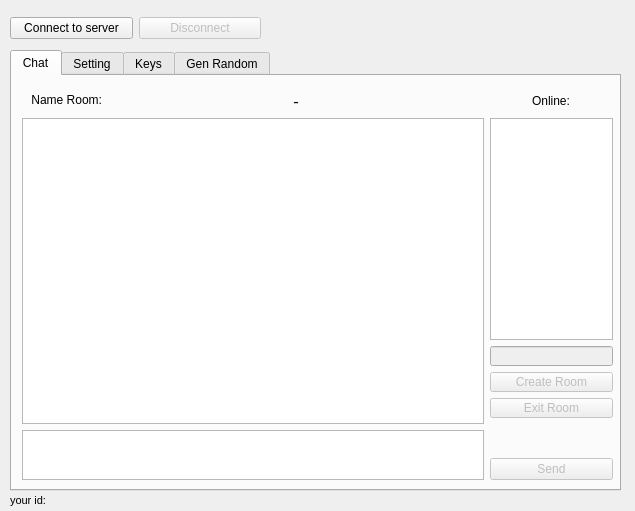
<?xml version="1.0" encoding="UTF-8"?>
<ui version="4.0">
 <class>Form</class>
 <widget class="QWidget" name="Form">
  <property name="geometry">
   <rect>
    <x>0</x>
    <y>0</y>
    <width>635</width>
    <height>511</height>
   </rect>
  </property>
  <property name="windowTitle">
   <string>FBBL</string>
  </property>
  <property name="layoutDirection">
   <enum>Qt::LeftToRight</enum>
  </property>
  <widget class="QTabWidget" name="tabWidget">
   <property name="enabled">
    <bool>true</bool>
   </property>
   <property name="geometry">
    <rect>
     <x>10</x>
     <y>50</y>
     <width>611</width>
     <height>441</height>
    </rect>
   </property>
   <property name="currentIndex">
    <number>0</number>
   </property>
   <widget class="QWidget" name="tab">
    <attribute name="title">
     <string>Chat</string>
    </attribute>
    <widget class="QWidget" name="layoutWidget">
     <property name="geometry">
      <rect>
       <x>10</x>
       <y>13</y>
       <width>591</width>
       <height>391</height>
      </rect>
     </property>
     <layout class="QGridLayout" name="gridLayout_2">
      <item row="3" column="3">
       <widget class="QPushButton" name="pushButtonCreateRoom">
        <property name="enabled">
         <bool>false</bool>
        </property>
        <property name="minimumSize">
         <size>
          <width>123</width>
          <height>0</height>
         </size>
        </property>
        <property name="maximumSize">
         <size>
          <width>123</width>
          <height>20</height>
         </size>
        </property>
        <property name="text">
         <string>Create Room</string>
        </property>
       </widget>
      </item>
      <item row="6" column="0" rowspan="2" colspan="3">
       <widget class="QPlainTextEdit" name="lineEditSendMsg">
        <property name="maximumSize">
         <size>
          <width>16777215</width>
          <height>50</height>
         </size>
        </property>
        <property name="verticalScrollBarPolicy">
         <enum>Qt::ScrollBarAlwaysOff</enum>
        </property>
        <property name="horizontalScrollBarPolicy">
         <enum>Qt::ScrollBarAlwaysOff</enum>
        </property>
       </widget>
      </item>
      <item row="4" column="3">
       <widget class="QPushButton" name="pushButtonExitRoom">
        <property name="enabled">
         <bool>false</bool>
        </property>
        <property name="minimumSize">
         <size>
          <width>123</width>
          <height>0</height>
         </size>
        </property>
        <property name="maximumSize">
         <size>
          <width>123</width>
          <height>20</height>
         </size>
        </property>
        <property name="text">
         <string>Exit Room</string>
        </property>
       </widget>
      </item>
      <item row="0" column="0">
       <widget class="QLabel" name="label_6">
        <property name="maximumSize">
         <size>
          <width>80</width>
          <height>16777215</height>
         </size>
        </property>
        <property name="font">
         <font>
          <pointsize>9</pointsize>
         </font>
        </property>
        <property name="text">
         <string>&lt;html&gt;&lt;head/&gt;&lt;body&gt;&lt;p align=&quot;right&quot;&gt;Name Room:&lt;/p&gt;&lt;/body&gt;&lt;/html&gt;</string>
        </property>
       </widget>
      </item>
      <item row="0" column="1" colspan="2">
       <widget class="QLabel" name="labelNameRoom">
        <property name="font">
         <font>
          <family>Serif</family>
          <pointsize>12</pointsize>
          <weight>50</weight>
          <bold>false</bold>
         </font>
        </property>
        <property name="contextMenuPolicy">
         <enum>Qt::DefaultContextMenu</enum>
        </property>
        <property name="layoutDirection">
         <enum>Qt::LeftToRight</enum>
        </property>
        <property name="text">
         <string>&lt;html&gt;&lt;head/&gt;&lt;body&gt;&lt;p align=&quot;center&quot;&gt;-&lt;/p&gt;&lt;/body&gt;&lt;/html&gt;</string>
        </property>
        <property name="textFormat">
         <enum>Qt::AutoText</enum>
        </property>
       </widget>
      </item>
      <item row="1" column="0" rowspan="5" colspan="3">
       <widget class="QTextEdit" name="textEdit_Global">
        <property name="minimumSize">
         <size>
          <width>460</width>
          <height>0</height>
         </size>
        </property>
        <property name="textInteractionFlags">
         <set>Qt::LinksAccessibleByKeyboard|Qt::LinksAccessibleByMouse</set>
        </property>
       </widget>
      </item>
      <item row="1" column="3">
       <widget class="QListWidget" name="listWidgetRooms">
        <property name="minimumSize">
         <size>
          <width>123</width>
          <height>0</height>
         </size>
        </property>
        <property name="maximumSize">
         <size>
          <width>123</width>
          <height>16777215</height>
         </size>
        </property>
        <property name="editTriggers">
         <set>QAbstractItemView::DoubleClicked|QAbstractItemView::EditKeyPressed</set>
        </property>
        <property name="selectionMode">
         <enum>QAbstractItemView::NoSelection</enum>
        </property>
       </widget>
      </item>
      <item row="0" column="3" alignment="Qt::AlignHCenter">
       <widget class="QLabel" name="label_11">
        <property name="font">
         <font>
          <pointsize>9</pointsize>
         </font>
        </property>
        <property name="layoutDirection">
         <enum>Qt::LeftToRight</enum>
        </property>
        <property name="autoFillBackground">
         <bool>false</bool>
        </property>
        <property name="frameShape">
         <enum>QFrame::NoFrame</enum>
        </property>
        <property name="text">
         <string>Online:</string>
        </property>
       </widget>
      </item>
      <item row="2" column="3">
       <widget class="QLineEdit" name="lineEditNameNewRoom">
        <property name="enabled">
         <bool>false</bool>
        </property>
        <property name="minimumSize">
         <size>
          <width>123</width>
          <height>0</height>
         </size>
        </property>
        <property name="maximumSize">
         <size>
          <width>123</width>
          <height>20</height>
         </size>
        </property>
        <property name="font">
         <font>
          <pointsize>8</pointsize>
         </font>
        </property>
        <property name="maxLength">
         <number>30</number>
        </property>
       </widget>
      </item>
      <item row="7" column="3">
       <widget class="QPushButton" name="pushButtonSendMsg">
        <property name="enabled">
         <bool>false</bool>
        </property>
        <property name="minimumSize">
         <size>
          <width>123</width>
          <height>0</height>
         </size>
        </property>
        <property name="maximumSize">
         <size>
          <width>123</width>
          <height>16777215</height>
         </size>
        </property>
        <property name="text">
         <string>Send</string>
        </property>
       </widget>
      </item>
     </layout>
    </widget>
   </widget>
   <widget class="QWidget" name="tab_2">
    <attribute name="title">
     <string>Setting</string>
    </attribute>
    <widget class="QGroupBox" name="groupBoxHostPortNick">
     <property name="enabled">
      <bool>true</bool>
     </property>
     <property name="geometry">
      <rect>
       <x>10</x>
       <y>0</y>
       <width>581</width>
       <height>60</height>
      </rect>
     </property>
     <property name="maximumSize">
      <size>
       <width>16777215</width>
       <height>60</height>
      </size>
     </property>
     <property name="title">
      <string/>
     </property>
     <property name="alignment">
      <set>Qt::AlignCenter</set>
     </property>
     <property name="flat">
      <bool>false</bool>
     </property>
     <property name="checkable">
      <bool>false</bool>
     </property>
     <widget class="QWidget" name="layoutWidget">
      <property name="geometry">
       <rect>
        <x>11</x>
        <y>20</y>
        <width>561</width>
        <height>34</height>
       </rect>
      </property>
      <layout class="QGridLayout" name="gridLayout">
       <item row="0" column="2">
        <widget class="QLabel" name="label_2">
         <property name="lineWidth">
          <number>1</number>
         </property>
         <property name="text">
          <string>Port:</string>
         </property>
        </widget>
       </item>
       <item row="0" column="3">
        <widget class="QLineEdit" name="lineEditPort">
         <property name="maximumSize">
          <size>
           <width>60</width>
           <height>16777215</height>
          </size>
         </property>
         <property name="text">
          <string>8000</string>
         </property>
         <property name="maxLength">
          <number>8</number>
         </property>
        </widget>
       </item>
       <item row="0" column="4">
        <widget class="QLabel" name="label_8">
         <property name="text">
          <string>Nick Name:</string>
         </property>
        </widget>
       </item>
       <item row="0" column="5">
        <widget class="QLineEdit" name="lineEditNickName">
         <property name="maximumSize">
          <size>
           <width>200</width>
           <height>16777215</height>
          </size>
         </property>
         <property name="text">
          <string/>
         </property>
         <property name="maxLength">
          <number>20</number>
         </property>
        </widget>
       </item>
       <item row="0" column="0">
        <widget class="QLabel" name="label">
         <property name="text">
          <string>IP:</string>
         </property>
        </widget>
       </item>
       <item row="0" column="1">
        <widget class="QLineEdit" name="lineEditHost">
         <property name="maximumSize">
          <size>
           <width>100</width>
           <height>16777215</height>
          </size>
         </property>
         <property name="text">
          <string>127.0.0.1</string>
         </property>
         <property name="maxLength">
          <number>15</number>
         </property>
        </widget>
       </item>
      </layout>
     </widget>
    </widget>
    <widget class="QWidget" name="layoutWidget">
     <property name="geometry">
      <rect>
       <x>10</x>
       <y>80</y>
       <width>101</width>
       <height>321</height>
      </rect>
     </property>
     <layout class="QVBoxLayout" name="verticalLayout">
      <item>
       <widget class="QLabel" name="label_4">
        <property name="text">
         <string>Requests:</string>
        </property>
        <property name="alignment">
         <set>Qt::AlignCenter</set>
        </property>
       </widget>
      </item>
      <item>
       <widget class="QListWidget" name="listWidgetRequests">
        <property name="editTriggers">
         <set>QAbstractItemView::DoubleClicked|QAbstractItemView::EditKeyPressed</set>
        </property>
        <property name="selectionMode">
         <enum>QAbstractItemView::NoSelection</enum>
        </property>
       </widget>
      </item>
     </layout>
    </widget>
   </widget>
   <widget class="QWidget" name="tab_3">
    <attribute name="title">
     <string>Keys</string>
    </attribute>
    <widget class="QTabWidget" name="tabWidget_2">
     <property name="geometry">
      <rect>
       <x>10</x>
       <y>10</y>
       <width>591</width>
       <height>411</height>
      </rect>
     </property>
     <property name="tabPosition">
      <enum>QTabWidget::West</enum>
     </property>
     <property name="tabShape">
      <enum>QTabWidget::Triangular</enum>
     </property>
     <property name="currentIndex">
      <number>0</number>
     </property>
     <widget class="QWidget" name="tab_5">
      <attribute name="title">
       <string>My keys</string>
      </attribute>
      <widget class="QWidget" name="layoutWidget">
       <property name="geometry">
        <rect>
         <x>10</x>
         <y>50</y>
         <width>541</width>
         <height>331</height>
        </rect>
       </property>
       <layout class="QGridLayout" name="gridLayout_6">
        <item row="2" column="0">
         <widget class="QLabel" name="label_10">
          <property name="maximumSize">
           <size>
            <width>16777215</width>
            <height>15</height>
           </size>
          </property>
          <property name="text">
           <string>My Privat Key</string>
          </property>
         </widget>
        </item>
        <item row="0" column="0">
         <widget class="QLabel" name="label_9">
          <property name="maximumSize">
           <size>
            <width>16777215</width>
            <height>15</height>
           </size>
          </property>
          <property name="text">
           <string>My Public Key</string>
          </property>
         </widget>
        </item>
        <item row="3" column="0">
         <widget class="QTextEdit" name="textEditMyPrivatKeyRSA">
          <property name="maximumSize">
           <size>
            <width>16777215</width>
            <height>130</height>
           </size>
          </property>
          <property name="horizontalScrollBarPolicy">
           <enum>Qt::ScrollBarAlwaysOff</enum>
          </property>
         </widget>
        </item>
        <item row="1" column="0">
         <widget class="QTextEdit" name="textEditMyPublicKeyRSA">
          <property name="maximumSize">
           <size>
            <width>16777215</width>
            <height>130</height>
           </size>
          </property>
          <property name="horizontalScrollBarPolicy">
           <enum>Qt::ScrollBarAlwaysOff</enum>
          </property>
         </widget>
        </item>
       </layout>
      </widget>
      <widget class="QGroupBox" name="groupBoxGenKeysRSA">
       <property name="enabled">
        <bool>true</bool>
       </property>
       <property name="geometry">
        <rect>
         <x>10</x>
         <y>-10</y>
         <width>541</width>
         <height>60</height>
        </rect>
       </property>
       <property name="maximumSize">
        <size>
         <width>16777215</width>
         <height>60</height>
        </size>
       </property>
       <property name="title">
        <string/>
       </property>
       <property name="flat">
        <bool>false</bool>
       </property>
       <widget class="QWidget" name="layoutWidget">
        <property name="geometry">
         <rect>
          <x>0</x>
          <y>20</y>
          <width>521</width>
          <height>36</height>
         </rect>
        </property>
        <layout class="QGridLayout" name="gridLayoutGenKeysRSA">
         <item row="0" column="2">
          <widget class="QComboBox" name="comboBoxBitRSA">
           <property name="maximumSize">
            <size>
             <width>70</width>
             <height>16777215</height>
            </size>
           </property>
           <property name="editable">
            <bool>false</bool>
           </property>
           <property name="currentIndex">
            <number>1</number>
           </property>
           <property name="maxVisibleItems">
            <number>10</number>
           </property>
           <property name="maxCount">
            <number>10</number>
           </property>
           <property name="minimumContentsLength">
            <number>0</number>
           </property>
           <property name="duplicatesEnabled">
            <bool>false</bool>
           </property>
           <item>
            <property name="text">
             <string>4096</string>
            </property>
           </item>
           <item>
            <property name="text">
             <string>2048</string>
            </property>
           </item>
          </widget>
         </item>
         <item row="0" column="0">
          <widget class="QPushButton" name="pushButtonGenNewKeysRSA">
           <property name="maximumSize">
            <size>
             <width>200</width>
             <height>16777215</height>
            </size>
           </property>
           <property name="text">
            <string>Gen new keys</string>
           </property>
          </widget>
         </item>
         <item row="0" column="3">
          <widget class="QLabel" name="labelBitRSA">
           <property name="maximumSize">
            <size>
             <width>40</width>
             <height>15</height>
            </size>
           </property>
           <property name="text">
            <string>Bit</string>
           </property>
          </widget>
         </item>
         <item row="0" column="1">
          <widget class="QLabel" name="label_14">
           <property name="maximumSize">
            <size>
             <width>140</width>
             <height>16777215</height>
            </size>
           </property>
           <property name="text">
            <string>Cryptographic stength</string>
           </property>
          </widget>
         </item>
        </layout>
       </widget>
      </widget>
     </widget>
     <widget class="QWidget" name="tab_8">
      <attribute name="title">
       <string>Key Room</string>
      </attribute>
      <widget class="QTextEdit" name="textEditKeyRoomAES">
       <property name="geometry">
        <rect>
         <x>10</x>
         <y>40</y>
         <width>541</width>
         <height>41</height>
        </rect>
       </property>
       <property name="maximumSize">
        <size>
         <width>16777215</width>
         <height>70</height>
        </size>
       </property>
       <property name="horizontalScrollBarPolicy">
        <enum>Qt::ScrollBarAlwaysOff</enum>
       </property>
      </widget>
      <widget class="QLabel" name="label_18">
       <property name="geometry">
        <rect>
         <x>10</x>
         <y>20</y>
         <width>549</width>
         <height>15</height>
        </rect>
       </property>
       <property name="maximumSize">
        <size>
         <width>16777215</width>
         <height>15</height>
        </size>
       </property>
       <property name="text">
        <string>Key Room ( AES-256 )</string>
       </property>
      </widget>
      <widget class="QPushButton" name="pushButtonGenAES">
       <property name="geometry">
        <rect>
         <x>390</x>
         <y>90</y>
         <width>161</width>
         <height>25</height>
        </rect>
       </property>
       <property name="text">
        <string>Gen new AES-256 keys</string>
       </property>
      </widget>
     </widget>
     <widget class="QWidget" name="tab_6">
      <attribute name="title">
       <string>Server Keys</string>
      </attribute>
      <widget class="QTextEdit" name="textEditPublicKeyServer">
       <property name="geometry">
        <rect>
         <x>10</x>
         <y>30</y>
         <width>541</width>
         <height>151</height>
        </rect>
       </property>
       <property name="maximumSize">
        <size>
         <width>16777215</width>
         <height>200</height>
        </size>
       </property>
       <property name="horizontalScrollBarPolicy">
        <enum>Qt::ScrollBarAlwaysOff</enum>
       </property>
      </widget>
      <widget class="QLabel" name="label_12">
       <property name="geometry">
        <rect>
         <x>10</x>
         <y>10</y>
         <width>549</width>
         <height>15</height>
        </rect>
       </property>
       <property name="maximumSize">
        <size>
         <width>16777215</width>
         <height>15</height>
        </size>
       </property>
       <property name="text">
        <string>Public Key server's</string>
       </property>
      </widget>
     </widget>
     <widget class="QWidget" name="tab_7">
      <attribute name="title">
       <string>Clients keys</string>
      </attribute>
      <widget class="QTextEdit" name="textEditPublicKeysClients">
       <property name="geometry">
        <rect>
         <x>10</x>
         <y>30</y>
         <width>541</width>
         <height>351</height>
        </rect>
       </property>
       <property name="maximumSize">
        <size>
         <width>16777215</width>
         <height>16777215</height>
        </size>
       </property>
       <property name="horizontalScrollBarPolicy">
        <enum>Qt::ScrollBarAlwaysOff</enum>
       </property>
      </widget>
      <widget class="QLabel" name="label_19">
       <property name="geometry">
        <rect>
         <x>10</x>
         <y>10</y>
         <width>549</width>
         <height>15</height>
        </rect>
       </property>
       <property name="maximumSize">
        <size>
         <width>16777215</width>
         <height>15</height>
        </size>
       </property>
       <property name="text">
        <string>Public Keys Clients</string>
       </property>
      </widget>
     </widget>
    </widget>
   </widget>
   <widget class="QWidget" name="tab_4">
    <attribute name="title">
     <string>Gen Random</string>
    </attribute>
    <widget class="QTextEdit" name="textEditRandomNumber">
     <property name="geometry">
      <rect>
       <x>10</x>
       <y>320</y>
       <width>581</width>
       <height>81</height>
      </rect>
     </property>
    </widget>
    <widget class="QFrame" name="frame">
     <property name="geometry">
      <rect>
       <x>10</x>
       <y>50</y>
       <width>581</width>
       <height>261</height>
      </rect>
     </property>
     <property name="frameShape">
      <enum>QFrame::StyledPanel</enum>
     </property>
     <property name="frameShadow">
      <enum>QFrame::Raised</enum>
     </property>
     <widget class="QWidget" name="widget" native="true">
      <property name="enabled">
       <bool>true</bool>
      </property>
      <property name="geometry">
       <rect>
        <x>10</x>
        <y>10</y>
        <width>561</width>
        <height>241</height>
       </rect>
      </property>
      <property name="baseSize">
       <size>
        <width>0</width>
        <height>0</height>
       </size>
      </property>
      <property name="cursor">
       <cursorShape>PointingHandCursor</cursorShape>
      </property>
      <property name="mouseTracking">
       <bool>false</bool>
      </property>
      <property name="contextMenuPolicy">
       <enum>Qt::NoContextMenu</enum>
      </property>
      <property name="autoFillBackground">
       <bool>false</bool>
      </property>
      <widget class="QLabel" name="label_5">
       <property name="enabled">
        <bool>false</bool>
       </property>
       <property name="geometry">
        <rect>
         <x>10</x>
         <y>10</y>
         <width>541</width>
         <height>221</height>
        </rect>
       </property>
       <property name="font">
        <font>
         <pointsize>28</pointsize>
         <weight>75</weight>
         <bold>true</bold>
        </font>
       </property>
       <property name="cursor">
        <cursorShape>ArrowCursor</cursorShape>
       </property>
       <property name="mouseTracking">
        <bool>false</bool>
       </property>
       <property name="contextMenuPolicy">
        <enum>Qt::NoContextMenu</enum>
       </property>
       <property name="layoutDirection">
        <enum>Qt::LeftToRight</enum>
       </property>
       <property name="autoFillBackground">
        <bool>false</bool>
       </property>
       <property name="text">
        <string>place for art</string>
       </property>
       <property name="alignment">
        <set>Qt::AlignCenter</set>
       </property>
      </widget>
     </widget>
    </widget>
    <widget class="QWidget" name="layoutWidget">
     <property name="geometry">
      <rect>
       <x>10</x>
       <y>10</y>
       <width>581</width>
       <height>36</height>
      </rect>
     </property>
     <layout class="QHBoxLayout" name="horizontalLayout">
      <item>
       <widget class="QWidget" name="widgetColor" native="true">
        <property name="minimumSize">
         <size>
          <width>230</width>
          <height>30</height>
         </size>
        </property>
        <property name="maximumSize">
         <size>
          <width>230</width>
          <height>30</height>
         </size>
        </property>
        <property name="contextMenuPolicy">
         <enum>Qt::NoContextMenu</enum>
        </property>
        <property name="toolTip">
         <string>&lt;html&gt;&lt;head/&gt;&lt;body&gt;&lt;p&gt;&lt;br/&gt;&lt;/p&gt;&lt;/body&gt;&lt;/html&gt;</string>
        </property>
        <property name="whatsThis">
         <string>&lt;html&gt;&lt;head/&gt;&lt;body&gt;&lt;p&gt;&lt;br/&gt;&lt;/p&gt;&lt;/body&gt;&lt;/html&gt;</string>
        </property>
        <property name="styleSheet">
         <string notr="true">background-color: qlineargradient(spread:pad, x1:0, y1:0, x2:1, y2:0, stop:0 rgba(255, 0, 0, 255), stop:0.166 rgba(255, 255, 0, 255), stop:0.333 rgba(0, 255, 0, 255), stop:0.5 rgba(0, 255, 255, 255), stop:0.666 rgba(0, 0, 255, 255), stop:0.833 rgba(255, 0, 255, 255), stop:1 rgba(255, 0, 0, 255));</string>
        </property>
       </widget>
      </item>
      <item>
       <widget class="QLabel" name="label_20">
        <property name="maximumSize">
         <size>
          <width>16777215</width>
          <height>16777215</height>
         </size>
        </property>
        <property name="text">
         <string>size point:</string>
        </property>
       </widget>
      </item>
      <item>
       <widget class="QSlider" name="horizontalSliderSizePoint">
        <property name="minimum">
         <number>1</number>
        </property>
        <property name="maximum">
         <number>50</number>
        </property>
        <property name="value">
         <number>10</number>
        </property>
        <property name="orientation">
         <enum>Qt::Horizontal</enum>
        </property>
        <property name="invertedAppearance">
         <bool>false</bool>
        </property>
        <property name="invertedControls">
         <bool>false</bool>
        </property>
        <property name="tickPosition">
         <enum>QSlider::NoTicks</enum>
        </property>
        <property name="tickInterval">
         <number>5</number>
        </property>
       </widget>
      </item>
      <item>
       <widget class="QPushButton" name="pushButtonClearPoints">
        <property name="maximumSize">
         <size>
          <width>16777215</width>
          <height>16777215</height>
         </size>
        </property>
        <property name="text">
         <string>Clear All</string>
        </property>
       </widget>
      </item>
     </layout>
    </widget>
   </widget>
  </widget>
  <widget class="QWidget" name="layoutWidget">
   <property name="geometry">
    <rect>
     <x>10</x>
     <y>10</y>
     <width>251</width>
     <height>36</height>
    </rect>
   </property>
   <layout class="QGridLayout" name="gridLayout_4">
    <item row="0" column="0">
     <widget class="QPushButton" name="pushButtonConnect">
      <property name="text">
       <string>Connect to server</string>
      </property>
     </widget>
    </item>
    <item row="0" column="1">
     <widget class="QPushButton" name="pushButtonDisconnect">
      <property name="enabled">
       <bool>false</bool>
      </property>
      <property name="text">
       <string>Disconnect</string>
      </property>
     </widget>
    </item>
   </layout>
  </widget>
  <widget class="QLabel" name="label_3">
   <property name="geometry">
    <rect>
     <x>10</x>
     <y>490</y>
     <width>111</width>
     <height>21</height>
    </rect>
   </property>
   <property name="font">
    <font>
     <pointsize>8</pointsize>
    </font>
   </property>
   <property name="text">
    <string>your id:</string>
   </property>
  </widget>
 </widget>
 <resources/>
 <connections/>
</ui>
